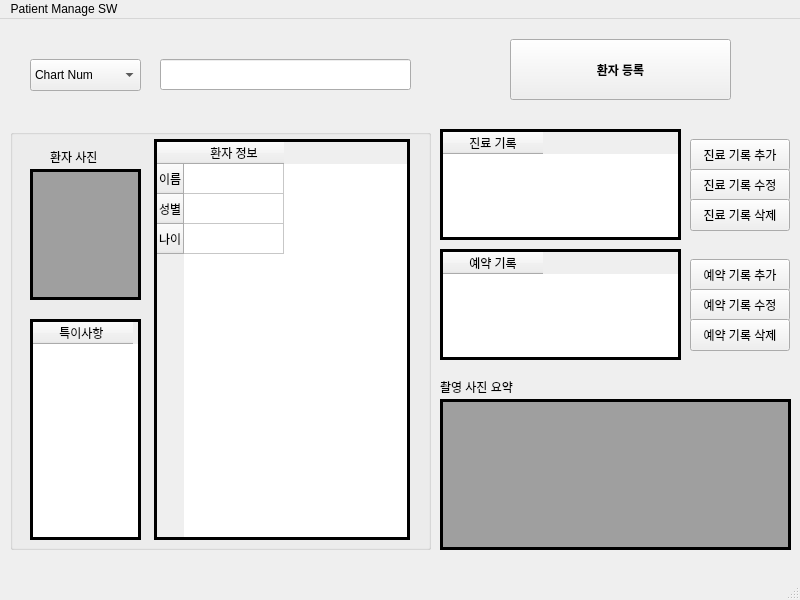
<?xml version="1.0" encoding="UTF-8"?>
<ui version="4.0">
 <class>MainWindow</class>
 <widget class="QMainWindow" name="MainWindow">
  <property name="geometry">
   <rect>
    <x>0</x>
    <y>0</y>
    <width>800</width>
    <height>600</height>
   </rect>
  </property>
  <property name="windowTitle">
   <string>MainWindow</string>
  </property>
  <widget class="QWidget" name="centralwidget">
   <widget class="QGroupBox" name="groupBox">
    <property name="geometry">
     <rect>
      <x>10</x>
      <y>110</y>
      <width>421</width>
      <height>421</height>
     </rect>
    </property>
    <property name="title">
     <string/>
    </property>
    <widget class="QTableWidget" name="tableWidget">
     <property name="geometry">
      <rect>
       <x>144</x>
       <y>10</y>
       <width>256</width>
       <height>401</height>
      </rect>
     </property>
     <property name="frameShape">
      <enum>QFrame::Box</enum>
     </property>
     <property name="frameShadow">
      <enum>QFrame::Plain</enum>
     </property>
     <property name="lineWidth">
      <number>3</number>
     </property>
     <row>
      <property name="text">
       <string>이름</string>
      </property>
     </row>
     <row>
      <property name="text">
       <string>성별</string>
      </property>
     </row>
     <row>
      <property name="text">
       <string>나이</string>
      </property>
     </row>
     <column>
      <property name="text">
       <string>환자 정보</string>
      </property>
     </column>
    </widget>
    <widget class="QLabel" name="label">
     <property name="geometry">
      <rect>
       <x>40</x>
       <y>20</y>
       <width>58</width>
       <height>16</height>
      </rect>
     </property>
     <property name="text">
      <string>환자 사진</string>
     </property>
    </widget>
    <widget class="QMdiArea" name="mdiArea">
     <property name="geometry">
      <rect>
       <x>20</x>
       <y>40</y>
       <width>111</width>
       <height>131</height>
      </rect>
     </property>
     <property name="frameShape">
      <enum>QFrame::Box</enum>
     </property>
     <property name="lineWidth">
      <number>3</number>
     </property>
    </widget>
    <widget class="QTableWidget" name="tableWidget_2">
     <property name="geometry">
      <rect>
       <x>20</x>
       <y>190</y>
       <width>111</width>
       <height>221</height>
      </rect>
     </property>
     <property name="frameShape">
      <enum>QFrame::Box</enum>
     </property>
     <property name="frameShadow">
      <enum>QFrame::Plain</enum>
     </property>
     <property name="lineWidth">
      <number>3</number>
     </property>
     <column>
      <property name="text">
       <string>특이사항 </string>
      </property>
     </column>
    </widget>
   </widget>
   <widget class="QPushButton" name="pushButton">
    <property name="geometry">
     <rect>
      <x>510</x>
      <y>20</y>
      <width>221</width>
      <height>61</height>
     </rect>
    </property>
    <property name="font">
     <font>
      <bold>true</bold>
     </font>
    </property>
    <property name="autoFillBackground">
     <bool>false</bool>
    </property>
    <property name="text">
     <string>환자 등록</string>
    </property>
    <property name="autoDefault">
     <bool>false</bool>
    </property>
    <property name="default">
     <bool>false</bool>
    </property>
    <property name="flat">
     <bool>false</bool>
    </property>
   </widget>
   <widget class="QComboBox" name="comboBox">
    <property name="geometry">
     <rect>
      <x>30</x>
      <y>40</y>
      <width>111</width>
      <height>32</height>
     </rect>
    </property>
    <item>
     <property name="text">
      <string>Chart Num</string>
     </property>
    </item>
   </widget>
   <widget class="QLineEdit" name="lineEdit">
    <property name="geometry">
     <rect>
      <x>160</x>
      <y>40</y>
      <width>251</width>
      <height>31</height>
     </rect>
    </property>
   </widget>
   <widget class="QMdiArea" name="mdiArea_2">
    <property name="geometry">
     <rect>
      <x>440</x>
      <y>380</y>
      <width>351</width>
      <height>151</height>
     </rect>
    </property>
    <property name="frameShape">
     <enum>QFrame::Box</enum>
    </property>
    <property name="lineWidth">
     <number>3</number>
    </property>
   </widget>
   <widget class="QLabel" name="label_2">
    <property name="geometry">
     <rect>
      <x>440</x>
      <y>360</y>
      <width>81</width>
      <height>16</height>
     </rect>
    </property>
    <property name="text">
     <string>촬영 사진 요약</string>
    </property>
   </widget>
   <widget class="QTableWidget" name="tableWidget_3">
    <property name="geometry">
     <rect>
      <x>440</x>
      <y>110</y>
      <width>241</width>
      <height>111</height>
     </rect>
    </property>
    <property name="frameShape">
     <enum>QFrame::Box</enum>
    </property>
    <property name="frameShadow">
     <enum>QFrame::Plain</enum>
    </property>
    <property name="lineWidth">
     <number>3</number>
    </property>
    <column>
     <property name="text">
      <string>진료 기록</string>
     </property>
    </column>
   </widget>
   <widget class="QPushButton" name="pushButton_2">
    <property name="geometry">
     <rect>
      <x>690</x>
      <y>120</y>
      <width>100</width>
      <height>32</height>
     </rect>
    </property>
    <property name="text">
     <string>진료 기록 추가</string>
    </property>
   </widget>
   <widget class="QPushButton" name="pushButton_3">
    <property name="geometry">
     <rect>
      <x>690</x>
      <y>150</y>
      <width>100</width>
      <height>32</height>
     </rect>
    </property>
    <property name="text">
     <string>진료 기록 수정</string>
    </property>
   </widget>
   <widget class="QPushButton" name="pushButton_4">
    <property name="geometry">
     <rect>
      <x>690</x>
      <y>180</y>
      <width>100</width>
      <height>32</height>
     </rect>
    </property>
    <property name="text">
     <string>진료 기록 삭제</string>
    </property>
   </widget>
   <widget class="QTableWidget" name="tableWidget_4">
    <property name="geometry">
     <rect>
      <x>440</x>
      <y>230</y>
      <width>241</width>
      <height>111</height>
     </rect>
    </property>
    <property name="frameShape">
     <enum>QFrame::Panel</enum>
    </property>
    <property name="frameShadow">
     <enum>QFrame::Plain</enum>
    </property>
    <property name="lineWidth">
     <number>3</number>
    </property>
    <column>
     <property name="text">
      <string>예약 기록</string>
     </property>
    </column>
   </widget>
   <widget class="QPushButton" name="pushButton_5">
    <property name="geometry">
     <rect>
      <x>690</x>
      <y>240</y>
      <width>100</width>
      <height>32</height>
     </rect>
    </property>
    <property name="text">
     <string>예약 기록 추가</string>
    </property>
   </widget>
   <widget class="QPushButton" name="pushButton_6">
    <property name="geometry">
     <rect>
      <x>690</x>
      <y>270</y>
      <width>100</width>
      <height>32</height>
     </rect>
    </property>
    <property name="text">
     <string>예약 기록 수정</string>
    </property>
   </widget>
   <widget class="QPushButton" name="pushButton_7">
    <property name="geometry">
     <rect>
      <x>690</x>
      <y>300</y>
      <width>100</width>
      <height>32</height>
     </rect>
    </property>
    <property name="text">
     <string>예약 기록 삭제</string>
    </property>
   </widget>
  </widget>
  <widget class="QMenuBar" name="menubar">
   <property name="geometry">
    <rect>
     <x>0</x>
     <y>0</y>
     <width>800</width>
     <height>24</height>
    </rect>
   </property>
   <widget class="QMenu" name="menuPatient_Manage_SW">
    <property name="title">
     <string>Patient Manage SW</string>
    </property>
   </widget>
   <addaction name="menuPatient_Manage_SW"/>
  </widget>
  <widget class="QStatusBar" name="statusbar"/>
  <action name="actionPatient">
   <property name="icon">
    <iconset resource="icons.qrc">
     <normaloff>:/환자.png</normaloff>:/환자.png</iconset>
   </property>
   <property name="text">
    <string>환자 관리 SW</string>
   </property>
  </action>
  <action name="actionCapture">
   <property name="icon">
    <iconset resource="icons.qrc">
     <normaloff>:/촬영.png</normaloff>:/촬영.png</iconset>
   </property>
   <property name="text">
    <string>영상 촬영 SW</string>
   </property>
  </action>
  <action name="actionViewer">
   <property name="icon">
    <iconset resource="icons.qrc">
     <normaloff>:/뷰어.png</normaloff>:/뷰어.png</iconset>
   </property>
   <property name="text">
    <string>영상 뷰어 SW</string>
   </property>
  </action>
  <action name="actionCT">
   <property name="icon">
    <iconset resource="icons.qrc">
     <normaloff>:/CT.png</normaloff>:/CT.png</iconset>
   </property>
   <property name="text">
    <string>장비 제어 SW</string>
   </property>
  </action>
 </widget>
 <resources>
  <include location="icons.qrc"/>
 </resources>
 <connections/>
</ui>
